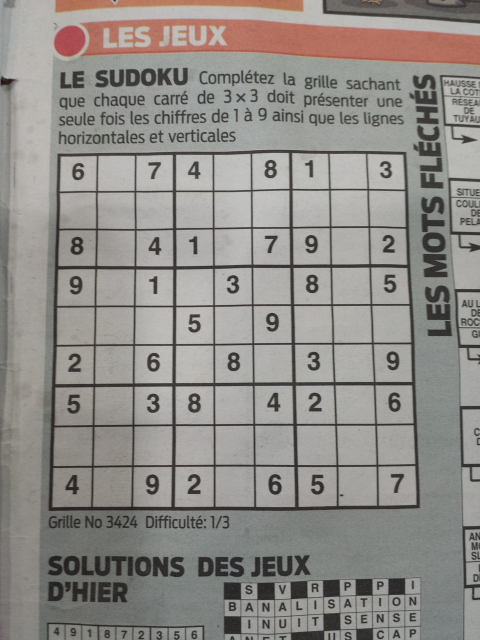
#> input picture playground/image1072.jpg, 960 x 1280 px (shown at 1/2 size)
$ python other.py
#> lines starting #> are read from the running program, lines starting #| are printed output that depends on the picture; after the words box and inside, x2 and y2 are one past the last pixel; in counts of white or black regions, pixels touching at a corner belong together
import cv2
import numpy as np
from matplotlib import pyplot as plt


def preprocess_image(img):
    # Convert the image to gray-scale
    gray_scale = cv2.cvtColor(img, cv2.COLOR_BGR2GRAY)

    # Smooth it
    blured_gray = cv2.GaussianBlur(gray_scale, (11, 11), 0)


    # Apply adaptive threshold
    thresh = cv2.adaptiveThreshold(blured_gray, 255, cv2.ADAPTIVE_THRESH_MEAN_C, cv2.THRESH_BINARY, 5, 2)

    # Makes the boarders white
    cv2.bitwise_not(thresh, thresh)

    # Dilate with a plus shaped kernel to connect back the disconnected parts
    kernel = np.array([[0, 1, 0],
                       [1, 1, 1],
                       [0, 1, 0]], np.uint8)

    dilated = cv2.dilate(thresh, kernel)

    # plot_images(img, dilated)
    return dilated


def plot_images(img, img_final):
    plt.subplot(121), plt.imshow(img), plt.title('original')
    plt.xticks([]), plt.yticks([])
    plt.subplot(122), plt.imshow(img_final, cmap='gray'), plt.title('final')
    plt.xticks([]), plt.yticks([])
    plt.show()


def get_corners(img):
    contours, hire = cv2.findContours(img, cv2.RETR_EXTERNAL, cv2.CHAIN_APPROX_SIMPLE)
    contours = sorted(contours, key=lambda x: cv2.contourArea(x), reverse=True)
    largest_contour = np.squeeze(contours[0])

    sums = [sum(i) for i in largest_contour]
    differences = [i[0] - i[1] for i in largest_contour]

    top_left = np.argmin(sums)
    top_right = np.argmax(differences)
    bottom_left = np.argmax(sums)
    bottom_right = np.argmin(differences)

    corners = [largest_contour[top_left], largest_contour[top_right], largest_contour[bottom_left],
               largest_contour[bottom_right]]
    return corners


# [12 lines left out: function draw_corners, not called in this run]


def crop_sudoku_grid(img, corners):
    roi = img[corners[0][1]:corners[2][1], corners[0][0]:corners[2][0]]
    return roi


def draw_lines(img):
    # Use Canny edge detection and dilate the edges for better result.
    edges = cv2.Canny(img, 50, 150, apertureSize=3)
    kernel = np.ones((4, 4), np.uint8)
    dilation = cv2.dilate(edges, kernel, iterations=1)

    minLineLength = 350
    maxLineGap = 10
    lines = cv2.HoughLinesP(dilation, 1, np.pi / 180, 50, minLineLength, maxLineGap)
    try:
        for line in lines:
            for x1, y1, x2, y2 in line:
                cv2.line(img, (x1, y1), (x2, y2), (0, 255, 0), 2)
    except TypeError:
        print("Could not detect any lines. ")

    return img


if __name__ == '__main__':
    img = cv2.imread('playground/image1072.jpg')
#> img is the input picture: shape (1280, 960, 3); mean B, G, R 136.2, 140.3, 143.6
    original = img.copy()

    # Preprocess Image
    preprocessed_image = preprocess_image(img)
#> in preprocess_image, `thresh = cv2.adaptiveThreshold(blured_gray, 255, cv2.ADAPTIVE_THRESH_M..`:
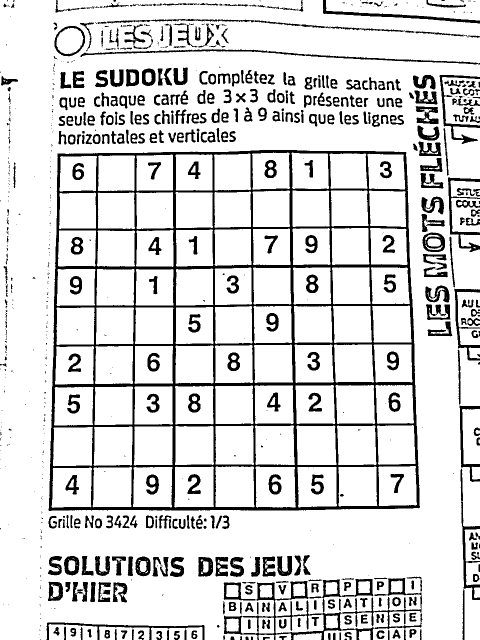
#> thresh: shape (1280, 960) (shown at 1/2 size); 85.1% white; 839 black regions (409 under 20 px), largest, box (x1, y1, x2, y2) and area: (97, 300, 840, 1022) 68754, (447, 1156, 845, 1280) 9035, (161, 98, 960, 129) 2631
#> in preprocess_image, `cv2.bitwise_not(thresh, thresh)`:
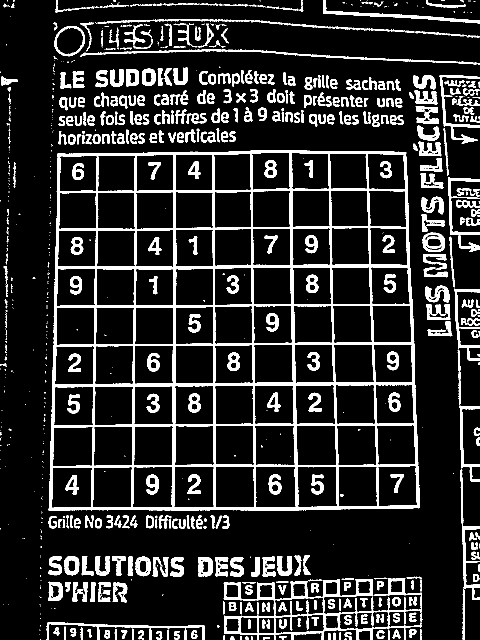
#> thresh: shape (1280, 960) (shown at 1/2 size); 14.9% white; 839 white regions (409 under 20 px), largest, box (x1, y1, x2, y2) and area: (97, 300, 840, 1022) 68754, (447, 1156, 845, 1280) 9035, (161, 98, 960, 129) 2631
#> in preprocess_image, `dilated = cv2.dilate(thresh, kernel)`:
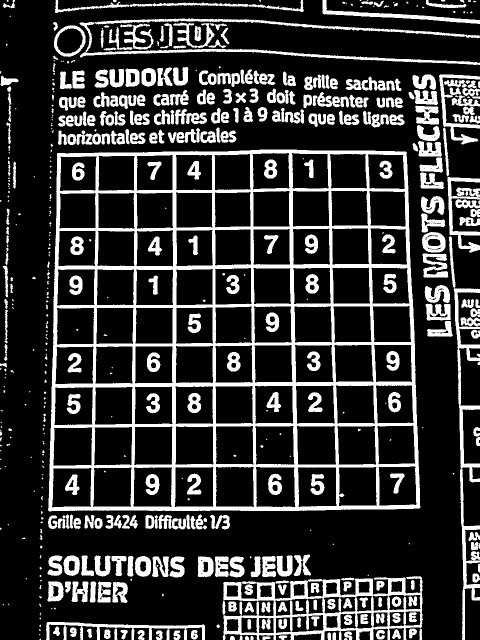
#> dilated: shape (1280, 960) (shown at 1/2 size); 21.4% white; 547 white regions (188 under 20 px)

    # Extract corners of the largest polynomial
    corners = get_corners(preprocessed_image)
#> in get_corners, `contours, hire = cv2.findContours(img, cv2.RETR_EXTERNAL, cv2.CHAIN_AP..`: contours = 458 contours, 192 with area under 20; largest, box (x1, y1, x2, y2) and area: (96, 299, 841, 1023) 516552, (445, 1152, 846, 1280) 38154, (159, 37, 960, 130) 6818, (898, 472, 960, 1280) 6582, (108, 51, 171, 114) 2985; hire = 458 rows, first 6: [1, -1, -1, -1], [2, 0, -1, -1], [3, 1, -1, -1], [4, 2, -1, -1], [5, 3, -1, -1], [6, 4, -1, -1]
#> in get_corners, `largest_contour = np.squeeze(contours[0])`: largest_contour = 518 pairs, first value 96 to 840, second value 299 to 1022
#> in get_corners, `sums = [sum(i) for i in largest_contour]`: sums = 518 values, max 1854 at index 363, min 421 at index 59, mean 1136.6
#> in get_corners, `differences = [i[0] - i[1] for i in largest_contour]`: differences = 518 values, max 508 at index 499, min -924 at index 220, mean -283.5
#> in get_corners, `top_left = np.argmin(sums)`: top_left = 59
#> in get_corners, `top_right = np.argmax(differences)`: top_right = 499
#> in get_corners, `bottom_left = np.argmax(sums)`: bottom_left = 363
#> in get_corners, `bottom_right = np.argmin(differences)`: bottom_right = 220
#> in get_corners, `corners = [largest_contour[top_left], largest_contour[top_right], larg..`: corners = [[115, 306], [813, 305], [837, 1017], [96, 1020]]
#> corners = [[115, 306], [813, 305], [837, 1017], [96, 1020]]

    # corners_drawn = draw_corners(original, corners)
    cropped = crop_sudoku_grid(img, corners)
#> in crop_sudoku_grid, `roi = img[corners[0][1]:corners[2][1], corners[0][0]:corners[2][0]]`:
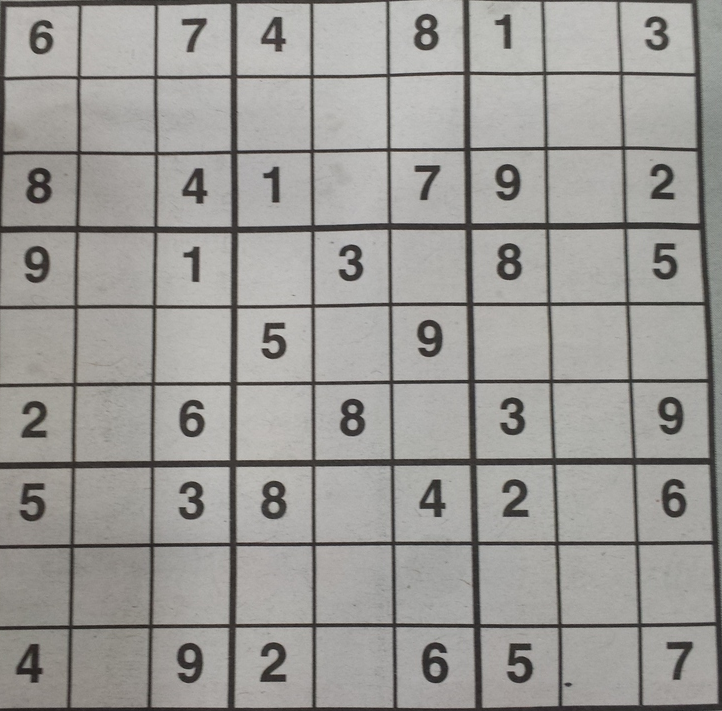
#> roi: shape (711, 722, 3); mean B, G, R 149.7, 153.1, 154.7

    # apply
    final = draw_lines(cropped)
#> in draw_lines, `edges = cv2.Canny(img, 50, 150, apertureSize=3)`:
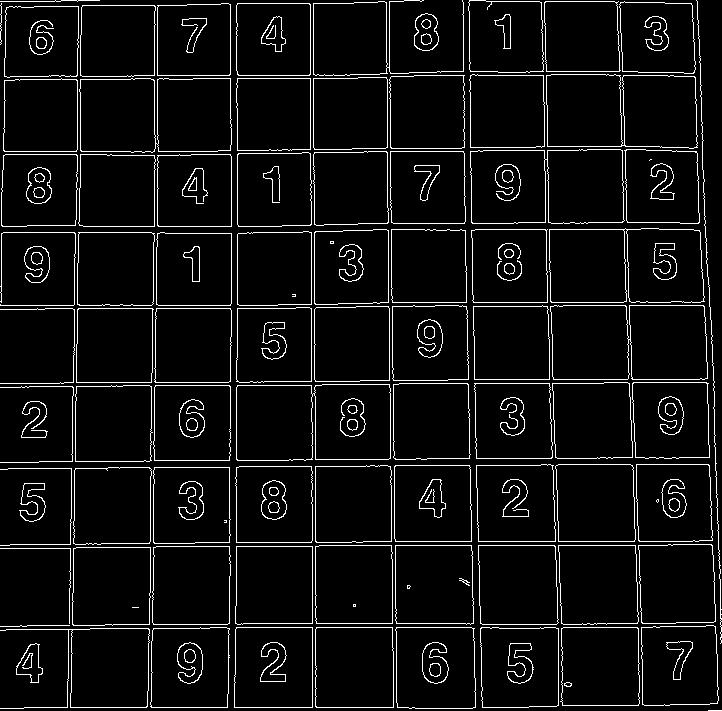
#> edges: shape (711, 722); 6% white in thin lines or dots
#> in draw_lines, `dilation = cv2.dilate(edges, kernel, iterations=1)`:
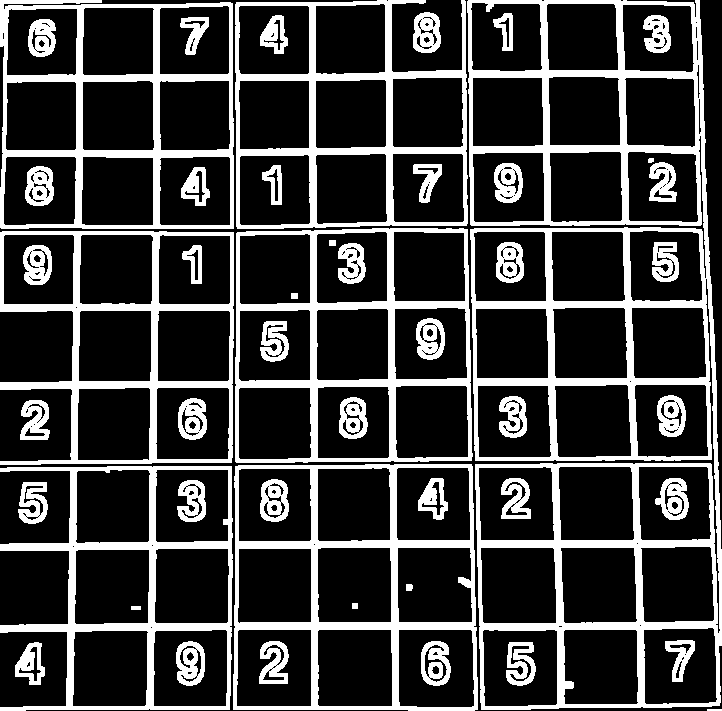
#> dilation: shape (711, 722); 23.6% white; 50 white regions, largest, box (x1, y1, x2, y2) and area: (467, 0, 722, 710) 33836, (233, 464, 478, 711) 10946, (0, 0, 234, 229) 10377
#> in draw_lines, `lines = cv2.HoughLinesP(dilation, 1, np.pi / 180, 50, minLineLength, m..`: lines = 1713 rows, first 6: [234, 628, 476, 628], [469, 75, 696, 75], [153, 545, 231, 545], [2, 150, 232, 150], [469, 151, 698, 151], [235, 627, 476, 627]
#> the loop in draw_lines, `for line in lines:` made 1713 passes
#> after the loop in draw_lines, `for line in lines:`:
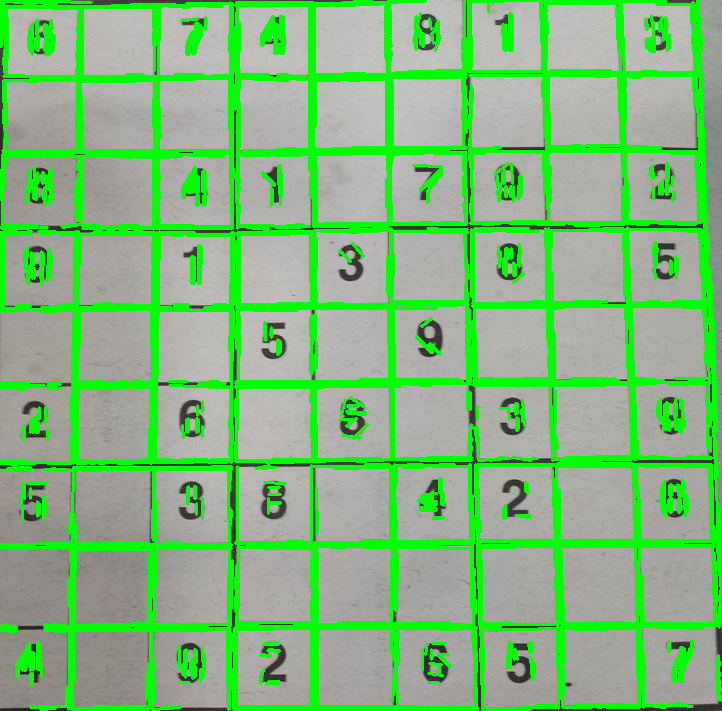
#> img: shape (711, 722, 3); mean B, G, R 124.4, 185.2, 128.1

    plot_images(original, final)

$ run again, with playground/image1005.jpg copied over playground/image1072.jpg
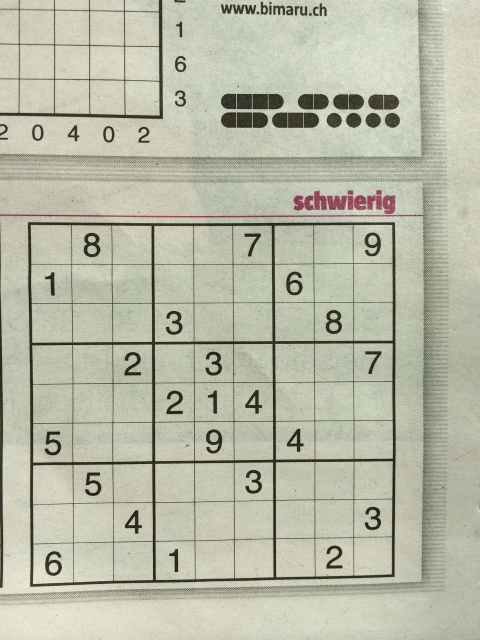
#> input picture playground/image1005.jpg, 960 x 1280 px (shown at 1/2 size)
#> img is the input picture: shape (1280, 960, 3); mean B, G, R 167.4, 186.3, 184.5
#> in preprocess_image, `thresh = cv2.adaptiveThreshold(blured_gray, 255, cv2.ADAPTIVE_THRESH_M..`:
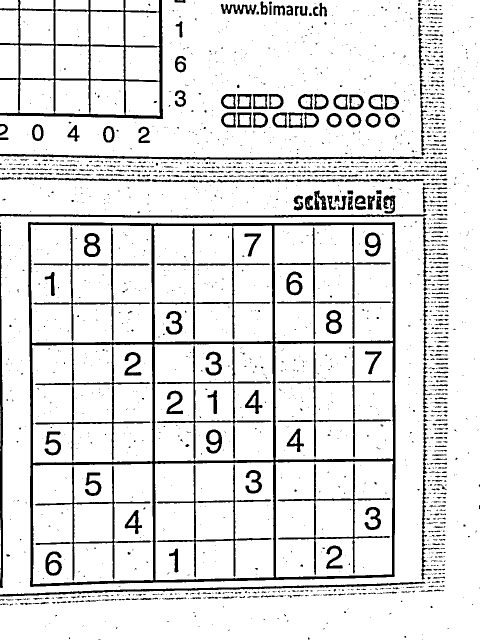
#> thresh: shape (1280, 960) (shown at 1/2 size); 88.6% white; 2173 black regions (1773 under 20 px), largest, box (x1, y1, x2, y2) and area: (56, 444, 791, 1174) 33816, (0, 0, 326, 238) 10147, (0, 308, 847, 321) 3589
#> dilated: shape (1280, 960); 17.7% white; 1406 white regions (879 under 20 px)
#> contours = 979 contours, 614 with area under 20; largest, box (x1, y1, x2, y2) and area: (55, 443, 792, 1175) 525854, (0, 0, 327, 239) 63662, (0, 427, 898, 1160) 9716, (0, 307, 848, 322) 4434, (0, 1162, 852, 1194) 4427; hire = 979 rows, first 6: [1, -1, -1, -1], [2, 0, -1, -1], [3, 1, -1, -1], [4, 2, -1, -1], [5, 3, -1, -1], [6, 4, -1, -1]
#> largest_contour = 263 pairs, first value 55 to 791, second value 443 to 1174
#> sums = 263 values, max 1942 at index 133, min 500 at index 0, mean 1217
#> differences = 263 values, max 345 at index 193, min -1113 at index 55, mean -403.2
#> top_left = 0
#> top_right = 193
#> bottom_left = 133
#> bottom_right = 55
#> in get_corners, `corners = [largest_contour[top_left], largest_contour[top_right], larg..`: corners = [[57, 443], [790, 445], [788, 1154], [59, 1172]]
#> edges: shape (711, 731); 6.8% white in thin lines or dots
#> dilation: shape (711, 731); 24.5% white; 133 white regions (2 under 20 px), largest, box (x1, y1, x2, y2) and area: (0, 0, 731, 711) 79837, (252, 478, 731, 711) 18909, (349, 414, 393, 467) 1314
#> lines = 1132 rows, first 6: [168, 482, 168, 245], [8, 567, 250, 563], [729, 476, 729, 243], [5, 163, 248, 163], [5, 162, 248, 162], [0, 3, 730, 3]
#> the loop in draw_lines, `for line in lines:` made 1132 passes
#> after the loop in draw_lines, `for line in lines:`:
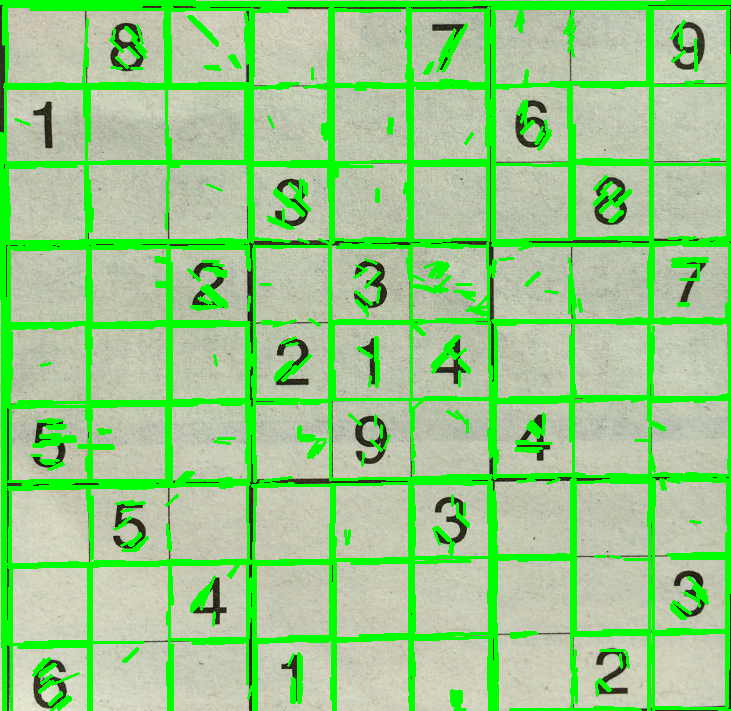
#> img: shape (711, 731, 3); mean B, G, R 137, 204.5, 150.6

$ run again, with playground/image1019.jpg copied over playground/image1072.jpg
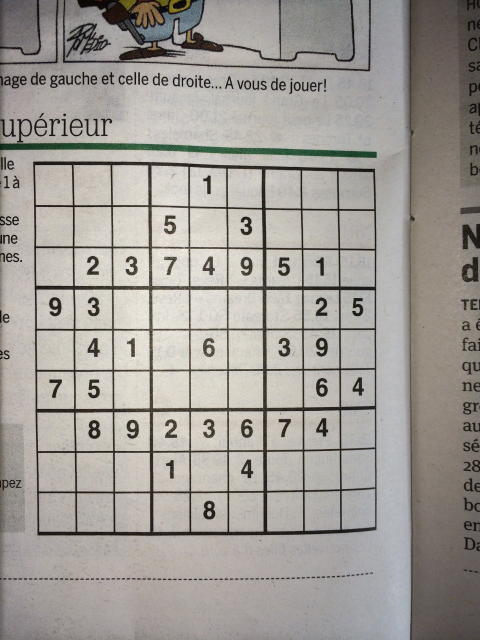
#> input picture playground/image1019.jpg, 960 x 1280 px (shown at 1/2 size)
#> img is the input picture: shape (1280, 960, 3); mean B, G, R 151, 156.2, 160.6
#> in preprocess_image, `thresh = cv2.adaptiveThreshold(blured_gray, 255, cv2.ADAPTIVE_THRESH_M..`:
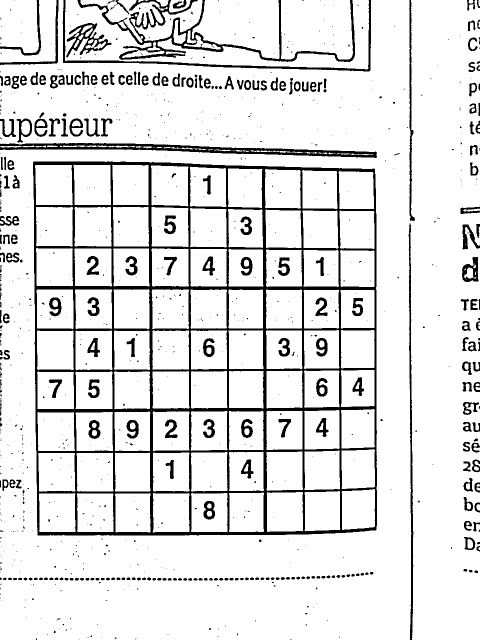
#> thresh: shape (1280, 960) (shown at 1/2 size); 88.7% white; 947 black regions (683 under 20 px), largest, box (x1, y1, x2, y2) and area: (66, 323, 754, 1071) 68089, (155, 0, 710, 124) 9075, (0, 286, 754, 316) 7659
#> dilated: shape (1280, 960); 16.2% white; 785 white regions (513 under 20 px)
#> contours = 539 contours, 370 with area under 20; largest, box (x1, y1, x2, y2) and area: (65, 322, 755, 1072) 506890, (124, 0, 743, 144) 22716, (0, 285, 755, 317) 9804, (816, 446, 828, 1280) 3942, (817, 0, 831, 443) 2130; hire = 539 rows, first 6: [1, -1, -1, -1], [2, 0, -1, -1], [3, 1, -1, -1], [4, 2, -1, -1], [5, 3, -1, -1], [6, 4, -1, -1]
#> largest_contour = 275 pairs, first value 65 to 754, second value 322 to 1071
#> sums = 275 values, max 1812 at index 149, min 389 at index 0, mean 1154.5
#> differences = 275 values, max 412 at index 201, min -996 at index 61, mean -349.8
#> top_left = 0
#> top_right = 201
#> bottom_left = 149
#> bottom_right = 61
#> in get_corners, `corners = [largest_contour[top_left], largest_contour[top_right], larg..`: corners = [[67, 322], [750, 338], [751, 1061], [74, 1070]]
#> edges: shape (739, 684); 6.4% white in thin lines or dots
#> dilation: shape (739, 684); 24.6% white; 91 white regions (2 under 20 px), largest, box (x1, y1, x2, y2) and area: (0, 0, 684, 739) 96690, (552, 346, 591, 393) 961, (336, 353, 365, 394) 943
#> lines = 1793 rows, first 6: [313, 738, 313, 10], [237, 525, 237, 8], [77, 137, 79, 251], [312, 738, 312, 11], [2, 424, 236, 420], [238, 662, 238, 20]
#> the loop in draw_lines, `for line in lines:` made 1793 passes
#> after the loop in draw_lines, `for line in lines:`:
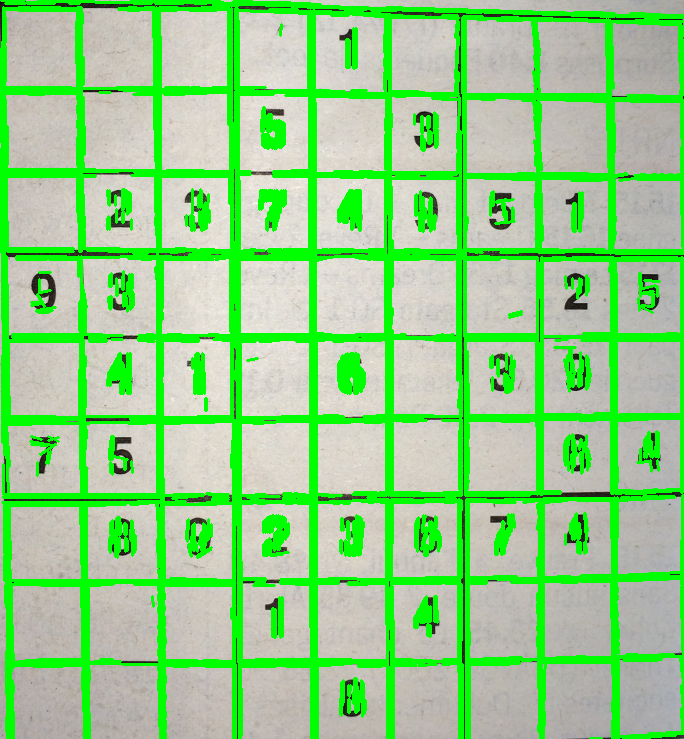
#> img: shape (739, 684, 3); mean B, G, R 138, 207.8, 146.6
